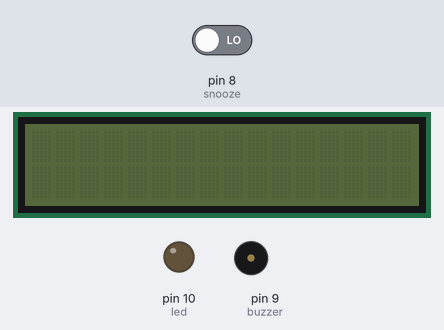
The sketch below on a simulated Arduino Uno, built with avr-gcc and run on an emulated ATmega328P. Parts: 16×2 character LCD, output pins drawn as LEDs (lit = HIGH), buzzer (waves = sounding). The test bench sets the inputs (shaded band); at power-on: pin 8 (snooze) LOW. Pins used as bus, display or sensor lines are not drawn; what the sketch prints to the serial monitor is not drawn.

Above: at 0.1 s.
At 1.6 s:
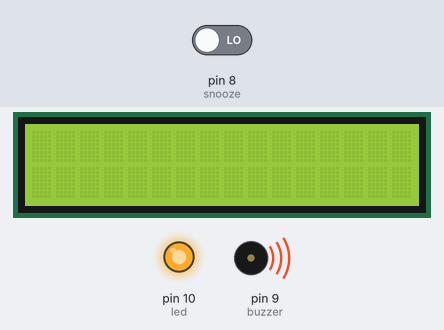
1.7 s: pin 8 (snooze) driven HIGH
At 2.9 s:
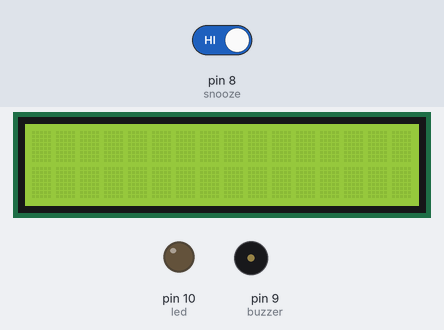
Timing chart, 0 to 4.7 s (numbered marks = the images above; inputs shaded):
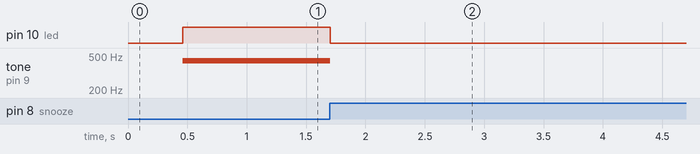

Measured:
- after the input at 1.7 s, pin 10 (led): HIGH → LOW at once; tone on pin 9 (buzzer): 440 Hz → silent at once

The sketch:

projectfile.ino
```cpp
#include <avr/power.h> //lgt8fx board runs at 32 with this
#include <LiquidCrystal.h> //lcd display

//non lcd stuff init
bool snoozebuttonpressed=0;
bool snoozeprev=0;
int snooze=8,led=10,buzzer=9;
int m2=A0,m5=A1,m7=A2;
int alarming=1,alarmstarted=0,alarmactor=0;

//lcd init
const int rs=12, en=11, d4=5,d5=4,d6=3,d7=2;
LiquidCrystal lcd(rs, en, d4,d5,d6,d7);

//shorthand functions
void c1(){lcd.setCursor(0,0);lcd.print("                ");lcd.setCursor(0,0);}
void c2(){lcd.setCursor(0,1);lcd.print("                ");lcd.setCursor(0,1);}

void setup() {
  clock_prescale_set(clock_div_1); // must include
  Serial.begin(19200);
  delay(200);
  lcd.begin(16, 2);
  delay(200);
pinMode(snooze,0);pinMode(led,1);pinMode(buzzer,1);//1for out 0for in
}

void loop() {
  if(alarming){
    if(alarmstarted==0){digitalWrite(led,1);digitalWrite(buzzer,1);alarmstarted=1;tone(buzzer,440);}
    if(digitalRead(snooze)){snoozebuttonpressed=1;digitalWrite(buzzer,0);noTone(buzzer);digitalWrite(led,0);}}
Serial.println(millis());}
```
